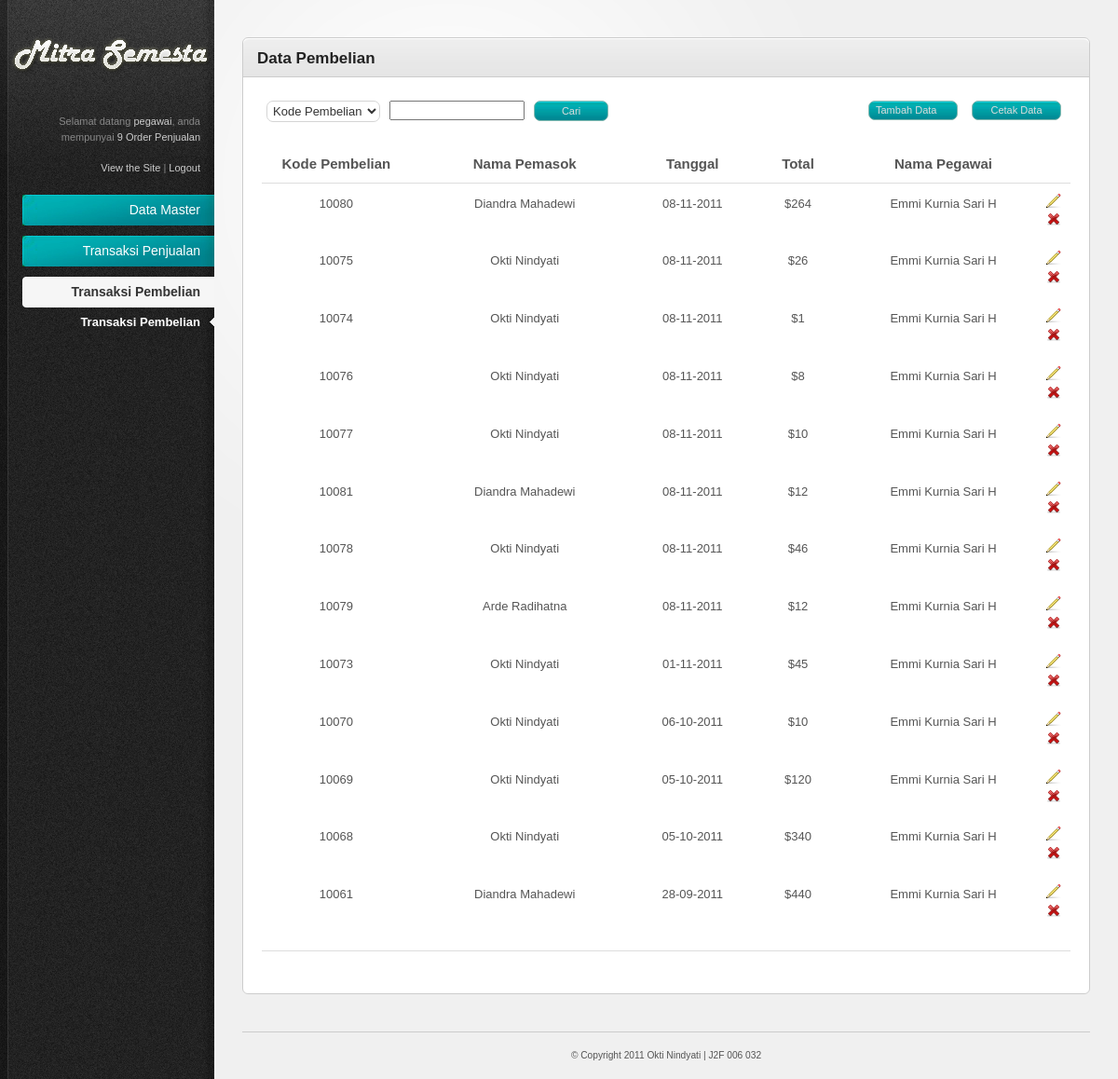
Page /index.php/admin/pembelian (signed in) on the committed database.
### tables this page shows
CREATE TABLE IF NOT EXISTS `pembelian` (
  `KodePembelian` int(11) NOT NULL AUTO_INCREMENT,
  `KodePemasok` char(5) NOT NULL,
  `Tanggal` date NOT NULL,
  `Total` double NOT NULL,
  `KodePegawai` char(5) NOT NULL,
  PRIMARY KEY (`KodePembelian`)
);

CREATE TABLE IF NOT EXISTS `pemasok` (
  `KodePemasok` int(11) NOT NULL AUTO_INCREMENT,
  `NamaPemasok` varchar(30) NOT NULL,
  `JenisKelamin` enum('L','P') NOT NULL,
  `AlmtPemasok` varchar(50) DEFAULT NULL,
  `NoTelepon` varchar(12) DEFAULT NULL,
  `Kredibilitas` char(1) DEFAULT NULL,
  `Email` varchar(25) DEFAULT NULL,
  `Kota` varchar(20) NOT NULL,
  PRIMARY KEY (`KodePemasok`)
);

CREATE TABLE IF NOT EXISTS `pegawai` (
  `KodePegawai` int(11) NOT NULL AUTO_INCREMENT,
  `NamaPegawai` varchar(30) NOT NULL,
  `JenisKelamin` char(1) NOT NULL,
  `TempatLahir` varchar(20) NOT NULL,
  `TanggalLahir` date NOT NULL,
  `AlmtPegawai` varchar(50) DEFAULT NULL,
  `NoTelepon` varchar(12) DEFAULT NULL,
  `Email` varchar(25) DEFAULT NULL,
  `TanggalMasuk` date NOT NULL,
  `Level` varchar(10) NOT NULL,
  `Username` varchar(25) NOT NULL,
  `Password` varchar(35) NOT NULL,
  PRIMARY KEY (`KodePegawai`)
);

### system/application/controllers/admin/pembelian.php (called while the page is built, shortened)
<?php
Class Pembelian extends Controller{
	function Pembelian(){
		if(isset($_SESSION["username"]) && $_SESSION['level']=='Pegawai'){
			$this->load->model(array('pembelian_model','penjualan_model','detail_pembelian_model','pemasok_model','pegawai_model','produk_model'));
		}else{
			redirect('home');
		}
	}
	function index($page=0){
		$this->load->library('pagination');
		$row_per_page = 15;
		$data['judul'] = "Data Pembelian";
		$result = $this->pembelian_model->get_pembelian($row_per_page,$page);
		$subdata['result_pembelian'] = $result;
		$data['content'] = $this->load->view('admin/pembelian_view',$subdata,TRUE);
		$this->load->view("template_admin/template",$data);
	}
}

### system/codeigniter/CodeIgniter.php (called while the page is built, shortened)
<?php  if ( ! defined('BASEPATH')) exit('No direct script access allowed');
$EXT =& load_class('Hooks');
$EXT->_call_hook('pre_system');
$URI =& load_class('URI');
$RTR =& load_class('Router');
$method = $RTR->fetch_method();
$EXT->_call_hook('pre_controller');
$CI = new $class();
if ($RTR->scaffolding_request === TRUE)
{
	if ($EXT->_call_hook('scaffolding_override') === FALSE)
	{
		$CI->_ci_scaffolding();
	}
}
else
{
	if (method_exists($CI, '_remap'))
	{
		$CI->_remap($method);
	}
	else
	{
		call_user_func_array(array(&$CI, $method), array_slice($URI->rsegments, 2));
	}
}

### index.php (called while the page is built, shortened)
<?php
require_once BASEPATH.'codeigniter/CodeIgniter'.EXT;

### system/codeigniter/Base5.php (called while the page is built)
<?php  if ( ! defined('BASEPATH')) exit('No direct script access allowed');
class CI_Base {
	private static $instance;
	public function CI_Base()
	{
		self::$instance =& $this;
	}
	public static function &get_instance()
	{
		return self::$instance;
	}
}
function &get_instance()
{
	return CI_Base::get_instance();
}

### system/application/models/pembelian_model.php (called while the page is built, shortened)
<?php
Class Pembelian_model extends Model{
	function get_pembelian($jumlah="",$awal=""){
		if($jumlah!=""){
			if($awal!=""){
				$this->db->limit($jumlah,$awal);
			}else{
				$this->db->limit($jumlah);
			}
		}
		$this->db->join('pegawai','pembelian.KodePegawai=pegawai.KodePegawai','LEFT');
		$this->db->join('pemasok','pembelian.KodePemasok=pemasok.KodePemasok','LEFT');
		$this->db->order_by("Tanggal", "desc");
		$query = $this->db->get('pembelian');
		if($query->num_rows()>0){
			return $query->result();
		}else{
			return false;
		};
	}
}

### system/application/views/admin/pembelian_view.php (the view, shortened to what this page needs)
<div style="float:left;margin:5px 5px 25px 5px;">
<?=form_open("admin/pembelian/search_pembelian/")?>
<?php
$data=array(
	'KodePembelian'=>'Kode Pembelian',
	'NamaPemasok'=>'Nama Pemasok',
	'Tanggal'=>'Tanggal',
	'NamaPegawai'=>'Nama Pegawai'
	);
echo form_dropdown('NamaField',$data,'','class="combo"');
?>
</div>
<div style="float:left;margin:5px 5px 25px 5px;"><input type="text" size="15px" name="keyword" value=""></div>
<div style="float:left;margin:5px 5px 25px 5px;"><input type="submit" class="button" name="submit" style="width:80px" value="Cari"></div>
<div style="float:right;margin:5px 10px 25px 5px;"><a class="button" style="width:80px" href="<?=site_url("admin/pembelian/cetak_pembelian/")?>" target="_blank"><center>Cetak Data</center></a></div>
<div style="float:right;margin:5px 10px 25px 5px;"><a class="button" style="width:80px" href="<?=site_url("admin/pembelian/add_pembelian/")?>">Tambah Data</a></div>
<div class="tab-content default-tab" id="tab1">
	<table width="100%">
		<thead>
			<tr>
			   <th width="150px"><center>Kode Pembelian</center></th>
			   <th width="250px"><center>Nama Pemasok</center></th>
			   <th width="100px"><center>Tanggal</center></th>
			   <th width="100px"><center>Total</center></th>
			   <th width="200px"><center>Nama Pegawai</center></th>
			   <th></th>
			</tr>
		</thead>
		<tbody>
				<?php if($result_pembelian){
					foreach($result_pembelian as $num_row => $row)
				{?>
			<tr>
				<td><center><?=$row->KodePembelian;?></center></td>
				<td><center><?=$row->NamaPemasok;?></center></td>
				<td><center><?=substr($row->Tanggal,8,2).'-'.substr($row->Tanggal,5,2).'-'.substr($row->Tanggal,0,4);?></center></td>
				<td><center>$<?=$row->Total;?></center></td>
				<td><center><?=$row->NamaPegawai;?></center></td>
				<td>
				<center>
					<a href="<?=site_url("admin/pembelian/edit_pembelian/".$row->KodePembelian)?>" title="Edit"><img src="<?=base_url()?>system/application/views/template_admin/resources/images/icons/pencil.png" alt="Edit" /></a>
					<a href="<?=site_url("admin/pembelian/delete_pembelian/".$row->KodePembelian)?>" title="Hapus" class="delete"><img src="<?=base_url()?>system/application/views/template_admin/resources/images/icons/cross.png" alt="Delete" /></a>
				</center>
				</td>
			</tr>
				<?php
				};
				}
				?>
		</tbody>
		<thead>
			<tr>
				<th colspan="6"></th>
			</tr>
		</thead>
	</table>
<div class="pagination">
</div>
</div>

### system/application/views/template_admin/resources/css/style.css (style rules this page uses)
html { font-size: 100%; height: 100%; margin-bottom: 1px; }
body { font-family: Arial, Helvetica, sans-serif; color: #555; background: #f0f0f0 url('../images/bg-body.gif') top left repeat-y; font-size: 12px; }
a { color: #84bab2; text-decoration: none; }
.button { font-family: Verdana, Arial, sans-serif; display: inline-block; background: #3e4e5a url('../images/bg-button-blue.jpg') top left repeat-x !important; border: 1px solid #84bab2 !important; padding: 4px 7px 4px 7px !important; color: #ddd !important; font-size: 11px !important; cursor: pointer; }
#main-content table { border-collapse: collapse; }
#main-content table thead th { font-weight: bold; font-size: 15px; border-bottom: 1px solid #ddd; }
#main-content tbody tr { background: #fff; }
#main-content tbody tr.alt-row { background: #ffffff; }
#main-content table td, #main-content table th { padding: 10px; line-height: 1.3em; }
#main-content .pagination { text-align: right; padding: 20px 0 5px 0; font-family: Verdana, Arial, Helvetica, sans-serif; font-size: 10px; }
form input.text-input, form select, form textarea, form .wysiwyg { padding: 6px; font-size: 13px; background: #fff url('../images/bg-form-field.gif') top left repeat-x; border: 1px solid #d5d5d5; color: #333; }
form select { padding: 4px; background: #fff; }
.combo { padding:2px; }

### system/application/views/template_admin/resources/css/invalid.css (style rules this page uses)
.button, #main-content table tfoot td .bulk-actions select, .pagination a.number, form input.text-input, form textarea, form .wysiwyg, form select { -moz-border-radius: 7px; -webkit-border-radius: 7px; border-radius: 7px; }

### rows in the picture
pembelian: KodePembelian "10080", pemasok.NamaPemasok "Diandra Mahadewi", Tanggal "08", Tanggal "11", Tanggal "2011", Total "264", pegawai.NamaPegawai "Emmi Kurnia Sari H"
pembelian: KodePembelian "10075", pemasok.NamaPemasok "Okti Nindyati", Tanggal "08", Tanggal "11", Tanggal "2011", Total "26", pegawai.NamaPegawai "Emmi Kurnia Sari H"
pembelian: KodePembelian "10074", pemasok.NamaPemasok "Okti Nindyati", Tanggal "08", Tanggal "11", Tanggal "2011", Total "1", pegawai.NamaPegawai "Emmi Kurnia Sari H"
pembelian: KodePembelian "10076", pemasok.NamaPemasok "Okti Nindyati", Tanggal "08", Tanggal "11", Tanggal "2011", Total "8", pegawai.NamaPegawai "Emmi Kurnia Sari H"
pembelian: KodePembelian "10077", pemasok.NamaPemasok "Okti Nindyati", Tanggal "08", Tanggal "11", Tanggal "2011", Total "10", pegawai.NamaPegawai "Emmi Kurnia Sari H"
pembelian: KodePembelian "10081", pemasok.NamaPemasok "Diandra Mahadewi", Tanggal "08", Tanggal "11", Tanggal "2011", Total "12", pegawai.NamaPegawai "Emmi Kurnia Sari H"
pembelian: KodePembelian "10078", pemasok.NamaPemasok "Okti Nindyati", Tanggal "08", Tanggal "11", Tanggal "2011", Total "46", pegawai.NamaPegawai "Emmi Kurnia Sari H"
pembelian: KodePembelian "10079", pemasok.NamaPemasok "Arde Radihatna", Tanggal "08", Tanggal "11", Tanggal "2011", Total "12", pegawai.NamaPegawai "Emmi Kurnia Sari H"
pembelian: KodePembelian "10073", pemasok.NamaPemasok "Okti Nindyati", Tanggal "01", Tanggal "11", Tanggal "2011", Total "45", pegawai.NamaPegawai "Emmi Kurnia Sari H"
pembelian: KodePembelian "10070", pemasok.NamaPemasok "Okti Nindyati", Tanggal "06", Tanggal "10", Tanggal "2011", Total "10", pegawai.NamaPegawai "Emmi Kurnia Sari H"
pembelian: KodePembelian "10069", pemasok.NamaPemasok "Okti Nindyati", Tanggal "05", Tanggal "10", Tanggal "2011", Total "120", pegawai.NamaPegawai "Emmi Kurnia Sari H"
pembelian: KodePembelian "10068", pemasok.NamaPemasok "Okti Nindyati", Tanggal "05", Tanggal "10", Tanggal "2011", Total "340", pegawai.NamaPegawai "Emmi Kurnia Sari H"
pembelian: KodePembelian "10061", pemasok.NamaPemasok "Diandra Mahadewi", Tanggal "28", Tanggal "09", Tanggal "2011", Total "440", pegawai.NamaPegawai "Emmi Kurnia Sari H"

### other values in the picture
$_SESSION['username'] "pegawai"
$this->penjualan_model->count_row_penjualan('Pesan') "9"
$judul "Data Pembelian"
